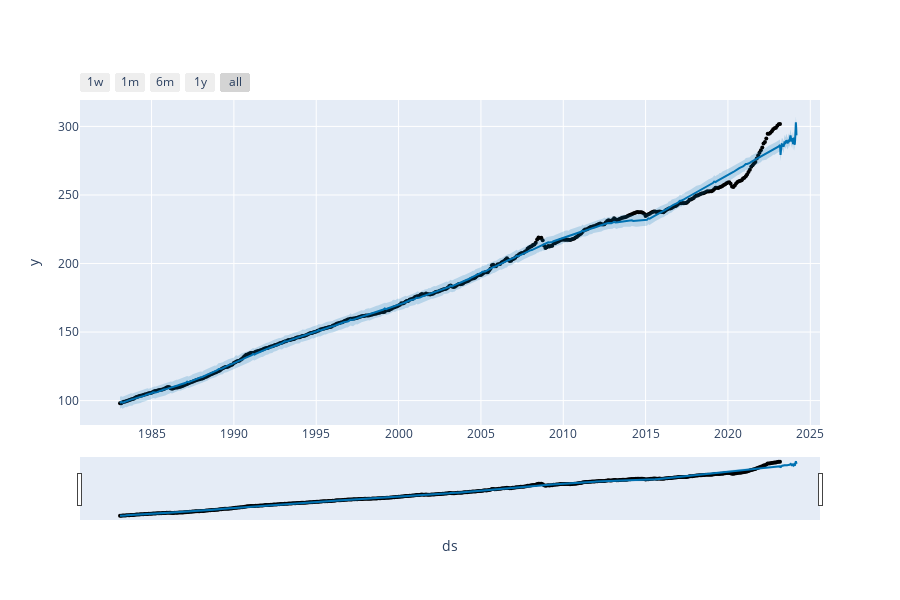

Notebook source saved alongside this figure:
### Code cell
from prophet.plot import plot_plotly, plot_components_plotly

plot_plotly(m, forecast)

### Figure 1 — Plotly figure (JSON) as saved in the notebook; plotly's stock layout.template omitted (floating-point values rounded to 4 significant figures; data arrays with more than 128 entries replaced by an {"elided": "..."} marker saying what was removed)
{"data": [{"marker": {"color": "black", "size": 4}, "mode": "markers", "name": "Actual", "type": "scatter", "x": {"elided": "482 str values"}, "y": {"elided": "482 float values"}}, {"hoverinfo": "skip", "line": {"width": 0}, "mode": "lines", "type": "scatter", "x": {"elided": "847 str values"}, "y": {"elided": "847 float values"}}, {"fill": "tonexty", "fillcolor": "rgba(0, 114, 178, 0.2)", "line": {"color": "#0072B2", "width": 2}, "mode": "lines", "name": "Predicted", "type": "scatter", "x": {"elided": "847 str values"}, "y": {"elided": "847 float values"}}, {"fill": "tonexty", "fillcolor": "rgba(0, 114, 178, 0.2)", "hoverinfo": "skip", "line": {"width": 0}, "mode": "lines", "type": "scatter", "x": {"elided": "847 str values"}, "y": {"elided": "847 float values"}}], "layout": {"height": 600, "showlegend": false, "width": 900, "xaxis": {"rangeselector": {"buttons": [{"count": 7, "label": "1w", "step": "day", "stepmode": "backward"}, {"count": 1, "label": "1m", "step": "month", "stepmode": "backward"}, {"count": 6, "label": "6m", "step": "month", "stepmode": "backward"}, {"count": 1, "label": "1y", "step": "year", "stepmode": "backward"}, {"step": "all"}]}, "rangeslider": {"visible": true}, "title": {"text": "ds"}, "type": "date"}, "yaxis": {"title": {"text": "y"}}}}
